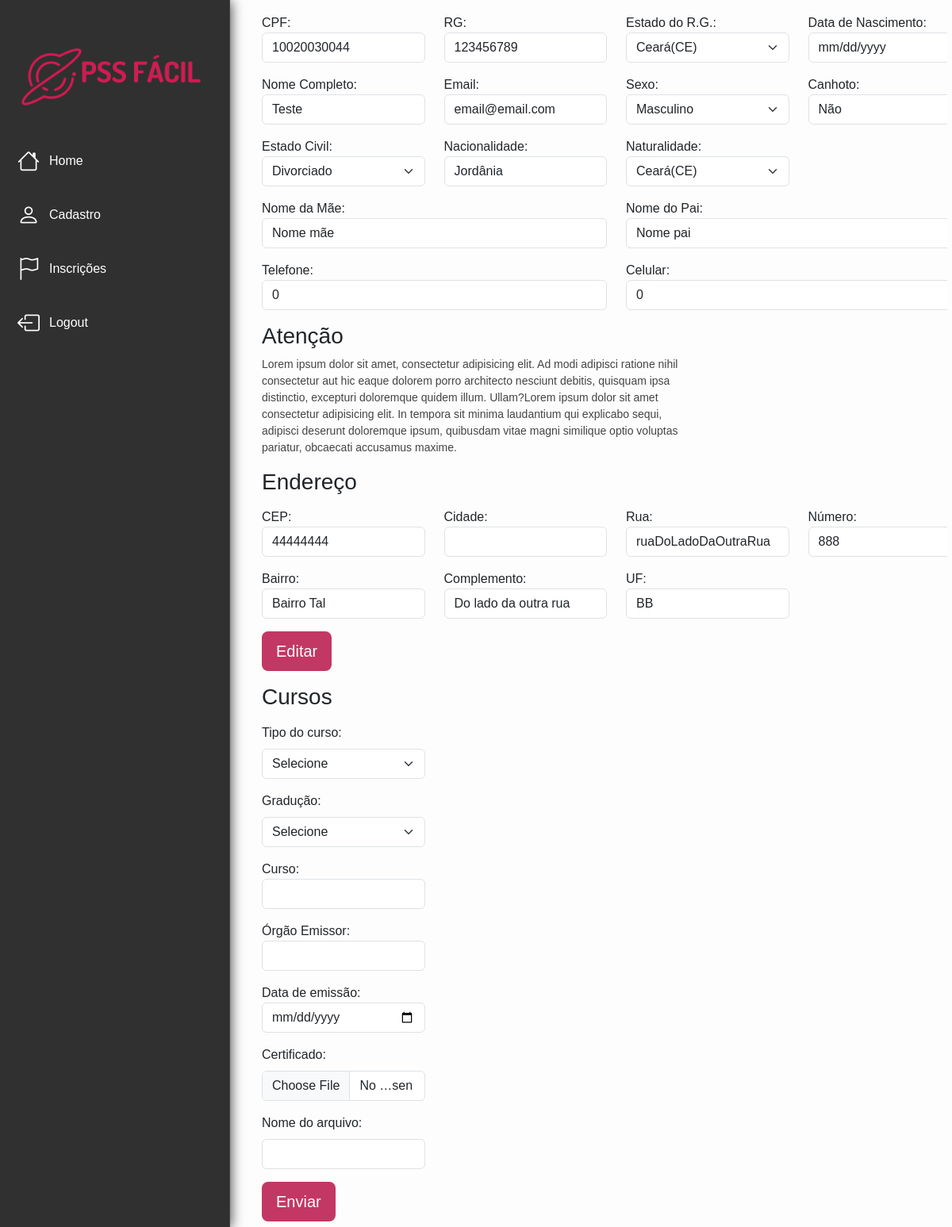
The page /cadastro.php (signed in) on the database its author committed.
### tables this page shows
CREATE TABLE `tb_usuario` (
  `id_usuario` int(11) NOT NULL,
  `nome_completo` varchar(80) NOT NULL,
  `data_nascimento` date NOT NULL,
  `cpf` varchar(20) NOT NULL,
  `rg` int(20) NOT NULL,
  `estado_rg` varchar(50) NOT NULL,
  `email` varchar(80) NOT NULL,
  `sexo` varchar(20) NOT NULL,
  `canhoto` varchar(20) NOT NULL,
  `estado_civil` varchar(20) NOT NULL,
  `nome_mae` varchar(80) NOT NULL,
  `nome_pai` varchar(80) NOT NULL,
  `nacionalidade` varchar(50) NOT NULL,
  `naturalidade` varchar(50) NOT NULL,
  `cep` int(20) NOT NULL,
  `rua` varchar(80) NOT NULL,
  `numero_casa` int(20) NOT NULL,
  `complemento` varchar(100) NOT NULL,
  `bairro` varchar(50) NOT NULL,
  `cidade` varchar(50) NOT NULL,
  `uf` varchar(20) NOT NULL,
  `senha` varchar(50) NOT NULL,
  `telefone` int(20) NOT NULL,
  `celular` int(20) NOT NULL
);

### cadastro.php (the view, shortened to what the rows shown need)
<?php
include "conn.php";
include "atualizar_dados.php";
$consulta_dados = $conn->prepare('SELECT * FROM `tb_usuario` WHERE id_usuario = :pId_usuario');
$consulta_dados->bindValue(':pId_usuario', $_SESSION['login']);
$consulta_dados->execute();
$row_dados = $consulta_dados->fetch();
?>
<!DOCTYPE php>
<php lang="pt-br">
    <?php
    include "headHTML.php"
    ?>
    <body class="body-area-usuario">
        <main class="main">
            <form action="cadastro.php" method="POST" enctype="multipart/form-data">
                <div class="row">
                    <div class="mb-3 col-3">
                        <label for="form-cpf" class="form-cpf">CPF:</label>
                        <input type="text" class="form-control" id="form-cpf" name="form-cpf" placeholder="000.000.000-00" value="<?php echo $row_dados['cpf'] ?>" <?php echo ($modoEdicao) ? '' : 'readonly'; ?>>
                    </div>
                    <div class="mb-3 col-3">
                        <label for="form-rg" class="form-rg">RG:</label>
                        <input type="text" class="form-control" id="form-rg" name="form-rg" placeholder="00.000.000-0" value="<?php echo $row_dados['rg']; ?>" <?php echo ($modoEdicao) ? '' : 'readonly'; ?>>
                    </div>
                    <div class="mb-3 col-3">
                        <label for="form-data-nascimento" class="form-data-nascimento">Data de Nascimento:</label>
                        <input type="date" class="form-control" id="form-data-nascimento" name="form-data-nascimento" value="<?php echo $row_dados['data_nascimento']; ?>" <?php echo ($modoEdicao) ? '' : 'readonly'; ?>>
                    </div>
                </div>
                <div class="row">
                    <div class="mb-3 col-3">
                        <label for="form-nome-completo" class="form-nome-completo">Nome Completo:</label>
                        <input type="text" class="form-control" id="form-nome-completo" name="form-nome-completo" placeholder="Nome completo" value="<?php echo $row_dados['nome_completo']; ?>" <?php echo ($modoEdicao) ? '' : 'readonly'; ?>>
                    </div>
                    <div class="mb-3 col-3">
                        <label for="form-email" class="form-email">Email:</label>
                        <input type="email" class="form-control" id="form-email" name="form-email" value="<?php echo $row_dados['email']; ?>" <?php echo ($modoEdicao) ? '' : 'readonly'; ?>>
                    </div>
                    <div class="mb-3 col-3">
                        <label for="form-nacionalidade" class="form-nacionalidade">Nacionalidade:</label>
                        <input type="text" class="form-control" id="form-nacionalidade" name="form-nacionalidade" value="<?php echo $row_dados['nacionalidade']; ?>" <?php echo ($modoEdicao) ? '' : 'readonly'; ?>>
                    </div>
                </div>
                <div class="row">
                    <div class="mb-3 col-6">
                        <label for="form-nome-mae" class="form-nome-mae">Nome da Mãe:</label>
                        <input type="text" class="form-control" id="form-nome-mae" name="form-nome-mae" value="<?php echo $row_dados['nome_mae']; ?>" <?php echo ($modoEdicao) ? '' : 'readonly'; ?>>
                    </div>
                    <div class="mb-3 col-6">
                        <label for="form-nome-pai" class="form-nome-pai">Nome do Pai:</label>
                        <input type="text" class="form-control" id="form-nome-pai" name="form-nome-pai" value="<?php echo $row_dados['nome_pai']; ?>" <?php echo ($modoEdicao) ? '' : 'readonly'; ?>>
                    </div>
                    <div class="mb-3 col-6">
                        <label for="form-telefone" class="form-telefone">Telefone:</label>
                        <input type="text" class="form-control" id="form-telefone" name="form-telefone" value="<?php echo $row_dados['telefone']; ?>" <?php echo ($modoEdicao) ? '' : 'readonly'; ?>>
                    </div>
                    <div class="mb-3 col-6">
                        <label for="form-celular" class="form-celular">Celular:</label>
                        <input type="text" class="form-control" id="form-celular" name="form-celular" value="<?php echo $row_dados['celular']; ?>" <?php echo ($modoEdicao) ? '' : 'readonly'; ?>>
                    </div>
                </div>
                <div class="row">
                    <div class="mb-3 col-3">
                        <label for="form-cep" class="form-cep">CEP:</label>
                        <input type="text" class="form-control" id="form-cep" name="form-cep" placeholder="00000-000" value="<?php echo $row_dados['cep']; ?>" <?php echo ($modoEdicao) ? '' : 'readonly'; ?>>
                    </div>
                    <div class="mb-3 col-3">
                        <label for="form-rua" class="form-rua">Rua:</label>
                        <input type="text" class="form-control" id="form-rua" name="form-rua" value="<?php echo $row_dados['rua']; ?>" <?php echo ($modoEdicao) ? '' : 'readonly'; ?>>
                    </div>
                    <div class="mb-3 col-3">
                        <label for="form-numero-da-casa" class="form-numero-da-casa">Número:</label>
                        <input type="text" class="form-control" id="form-numero-da-casa" name="form-numero-da-casa" value="<?php echo $row_dados['numero_casa']; ?>" <?php echo ($modoEdicao) ? '' : 'readonly'; ?>>
                    </div>
                    <div class="mb-3 col-3">
                        <label for="form-bairro" class="form-bairro">Bairro:</label>
                        <input type="text" class="form-control" id="form-bairro" name="form-bairro" value="<?php echo $row_dados['bairro']; ?>">
                    </div>
                    <div class="mb-3 col-3">
                        <label for="form-complemento" class="form-complemento">Complemento:</label>
                        <input type="text" class="form-control" id="form-complemento" name="form-complemento" value="<?php echo $row_dados['complemento']; ?>" <?php echo ($modoEdicao) ? '' : 'readonly'; ?>>
                    </div>
                    <div class="mb-3 col-3">
                        <label for="form-uf" class="form-uf">UF:</label>
                        <input type="text" class="form-control" id="form-uf" name="form-uf" value="<?php echo $row_dados['uf']; ?>" <?php echo ($modoEdicao) ? '' : 'readonly'; ?>>
                    </div>
                </div>
            </form>
        </main>
    </body>
    </html>
</php>

### rows shown on the page
tb_usuario: form-cpf "10020030044", form-rg "123456789", form-nome-completo "Teste", form-email "email@email.com", form-nacionalidade "Jordânia", form-nome-mae "Nome mãe", form-nome-pai "Nome pai", form-telefone "0", form-celular "0", form-cep "44444444", form-rua "ruaDoLadoDaOutraRua", form-numero-da-casa "888", form-bairro "Bairro Tal", form-complemento "Do lado da outra rua", form-uf "BB"

### other values the page prints
form field form-estado-rg "Ceará(CE)"
form field form-sexo "Masculino"
form field form-canhoto "Não"
form field form-estado-civil "Divorciado"
form field form-naturalidade "Ceará(CE)"
